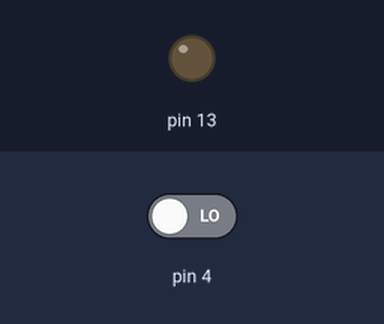
The sketch below on a simulated Arduino Uno, built with avr-gcc and run on an emulated ATmega328P. Parts: output pins drawn as LEDs (lit = HIGH). The test bench sets the inputs (shaded band); at power-on: pin 4 LOW. What the sketch prints to the serial monitor is not drawn.

Above: at 1.2 s.
1.3 s: pin 4 driven HIGH
At 1.7 s:
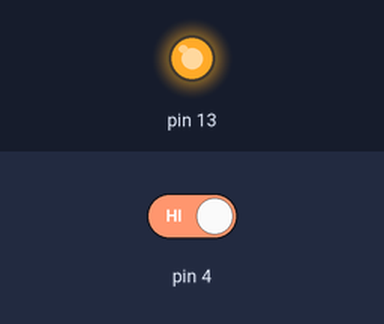
2.8 s: pin 4 driven LOW
At 4.0 s:
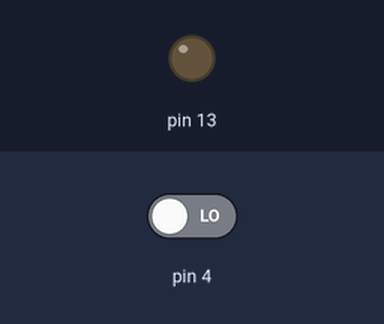
Timing chart, 0 to 5.8 s (numbered marks = the images above; inputs shaded):
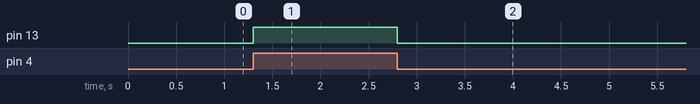

The sketch:

third.ino
```cpp
int x;
void setup() {
  // put your setup code here, to run once:
pinMode(4,INPUT);
Serial.begin(115200);
pinMode(13,OUTPUT);

}

void loop() {
  // put your main code here, to run repeatedly:

x=digitalRead(4);
if(x==1)
{
  digitalWrite(13,HIGH);
  Serial.print("0N");
  }
  else
  {
     digitalWrite(13,LOW);
  Serial.print("OFF");
    }
}
```

Measured:
- after the input at 1.3 s, pin 13: LOW → HIGH at once
- after the input at 2.8 s, pin 13: HIGH → LOW at once
